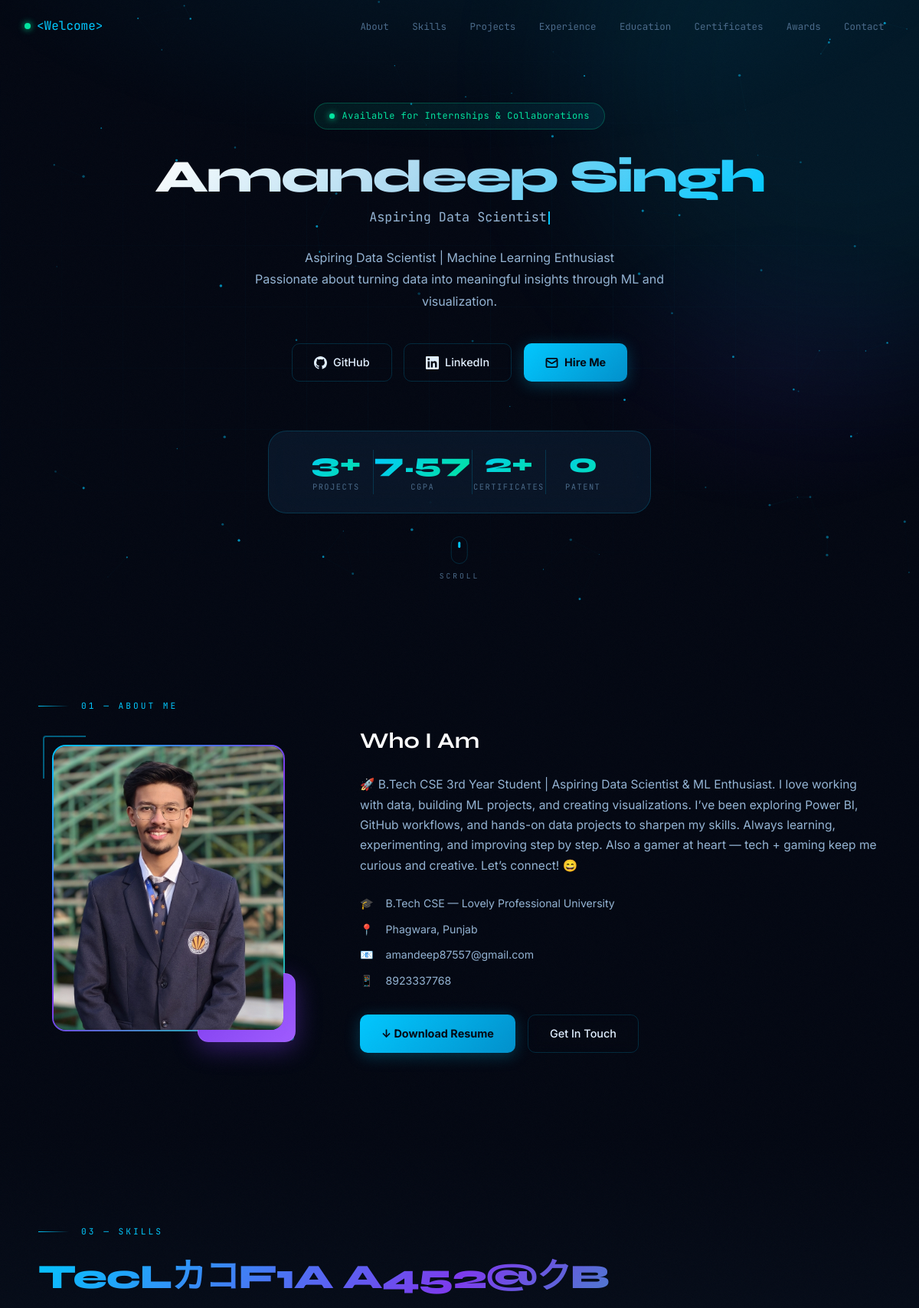
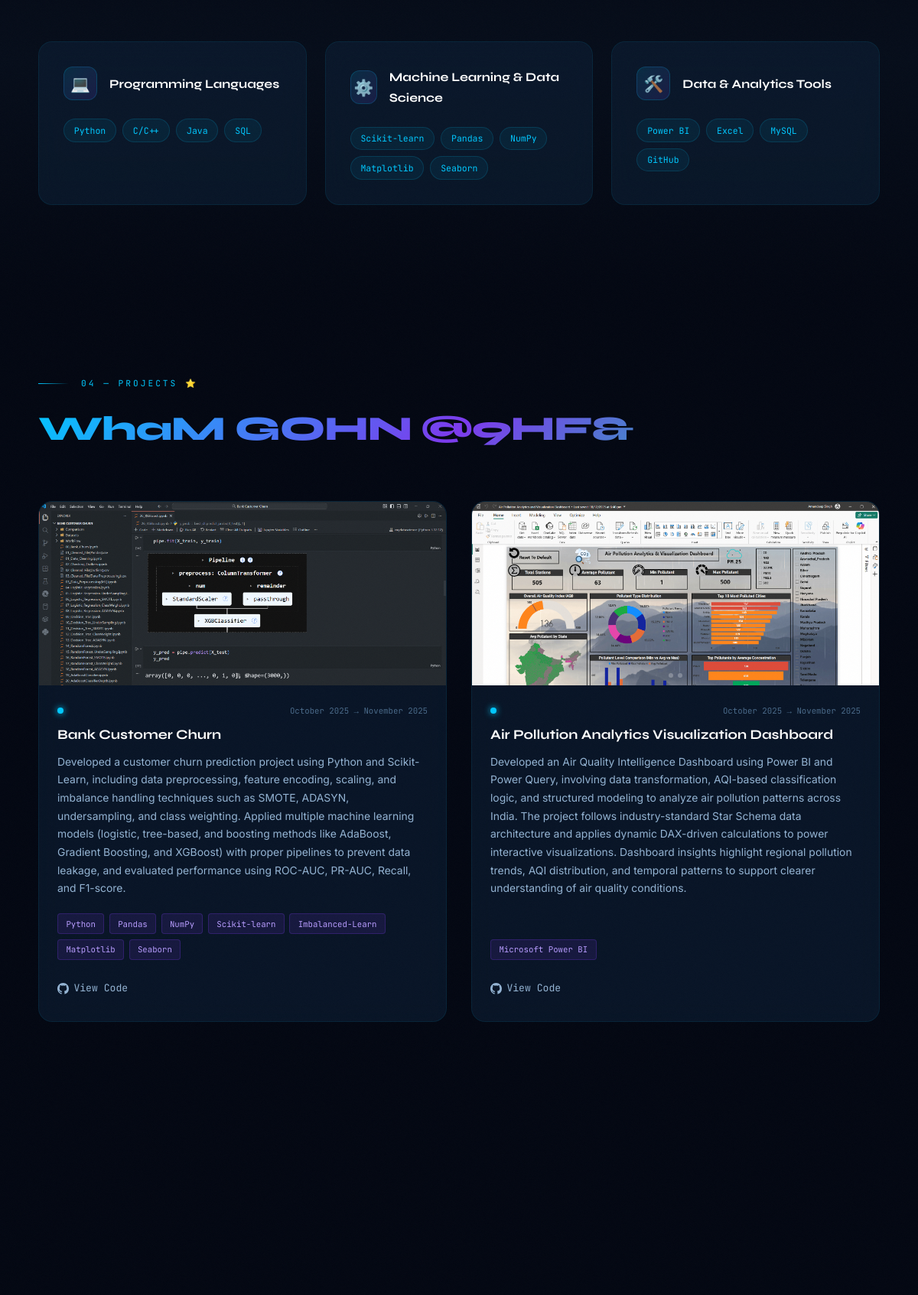
The page / (upper part) on the database its author committed (2 pictures, top to bottom).
### main/models.py (models this page shows, shortened)
class Profile(models.Model):
    name = models.CharField(max_length=100)
    title = models.CharField(max_length=200)
    bio = models.TextField()
    email = models.EmailField()
    phone = models.CharField(max_length=20, blank=True)
    location = models.CharField(max_length=100, blank=True)
    github = models.URLField(blank=True)
    linkedin = models.URLField(blank=True)
    resume = models.FileField(upload_to='resume/', blank=True)
    profile_photo = models.ImageField(upload_to='photos/', blank=True)
    cgpa = models.CharField(max_length=10, blank=True)
    career_goal = models.TextField(blank=True)
    class Meta:
        verbose_name = "Profile"

class ProjectImage(models.Model):
    project = models.ForeignKey(Project, on_delete=models.CASCADE, related_name='extra_images')
    image = models.ImageField(upload_to='projects/')
    order = models.IntegerField(default=0)
    class Meta:
        ordering = ['order']

class Project(models.Model):
    title = models.CharField(max_length=200)
    description = models.TextField()
    tech_stack = models.CharField(max_length=500)  # comma-separated
    github_link = models.URLField(blank=True)
    live_link = models.URLField(blank=True)
    image = models.ImageField(upload_to='projects/', blank=True)
    start_date = models.CharField(max_length=50, blank=True)
    end_date = models.CharField(max_length=50, blank=True)
    featured = models.BooleanField(default=False)
    order = models.IntegerField(default=0)
    def tech_list(self):
        return [t.strip() for t in self.tech_stack.split(',')]
    class Meta:
        ordering = ['order']

### main/views.py (the view)
# urls.py: path('', views.index, name='index'),
def index(request):
    profile = Profile.objects.first()
    skill_categories = SkillCategory.objects.prefetch_related('skills').all()
    projects = Project.objects.all()
    experiences = Experience.objects.all()
    educations = Education.objects.all()
    certificates = Certificate.objects.all()
    achievements = Achievement.objects.all()
    open_source = OpenSource.objects.all()
    context = {
        'profile': profile,
        'skill_categories': skill_categories,
        'projects': projects,
        'experiences': experiences,
        'educations': educations,
        'certificates': certificates,
        'achievements': achievements,
        'open_source': open_source,
    }
    return render(request, 'main/index.html', context)

### main/models.py (called while the page is built)
    def responsibilities_list(self):
        return [r.strip() for r in self.responsibilities.split('\n') if r.strip()]

    def courses_list(self):
        return [c.strip() for c in self.relevant_courses.split(',') if c.strip()]

### main/templates/main/index.html (shortened to what this page needs)
{% load static %}
<!DOCTYPE html>
<html lang="en">
<head>
  <link rel="stylesheet" href="{% static 'main/css/style.css' %}">
</head>
<body>
  <div class="orb orb-1"></div>
  <nav class="nav" id="nav">
    <div class="nav-inner">
      <a href="#hero" class="nav-logo">&lt;Welcome&gt;</a>
      <ul class="nav-links" id="navLinks">
        <li><a href="#about">About</a></li>
        <li><a href="#skills">Skills</a></li>
        <li><a href="#projects">Projects</a></li>
        <li><a href="#experience">Experience</a></li>
        <li><a href="#education">Education</a></li>
        <li><a href="#certifications">Certificates</a></li>
        <li><a href="#achievements">Awards</a></li>
        <li><a href="#contact">Contact</a></li>
      </ul>
    </div>
  </nav>
  <section class="hero" id="hero">
    <div class="hero-bg"></div>
    <div class="hero-grid"></div>
    <canvas id="particles"></canvas>
    <div class="hero-content">
      <div class="hero-badge">
        <span class="bdot"></span>
        Available for Internships &amp; Collaborations
      </div>
      <h1 class="hero-name">{% if profile %}{{ profile.name }}{% else %}Amandeep Singh{% endif %}</h1>
      <p class="hero-role" id="heroRole"></p>
      <p class="hero-desc">
        Aspiring Data Scientist | Machine Learning Enthusiast <br>
        Passionate about turning data into meaningful insights through ML and visualization.
      </p>
      <div class="hero-actions">
        {% if profile and profile.github %}
        <a href="{{ profile.github }}" target="_blank" class="btn btn-outline">
          GitHub
        </a>
        {% endif %}
        {% if profile and profile.linkedin %}
        <a href="{{ profile.linkedin }}" target="_blank" class="btn btn-outline">
          LinkedIn
        </a>
        {% endif %}
        <a href="mailto:{% if profile %}{{ profile.email }}{% else %}amandeep87557@gmail.com{% endif %}"
          class="btn btn-primary" target="_blank">
          <svg width="17" height="17" viewBox="0 0 24 24" fill="none" stroke="currentColor" stroke-width="2.5">
            <rect x="2" y="4" width="20" height="16" rx="2" />
            <path d="m22 7-8.97 5.7a1.94 1.94 0 01-2.06 0L2 7" />
          </svg>
          Hire Me
        </a>
      </div>
      <div class="hero-stats">
        <div class="stat"><span class="stat-num">4+</span><span class="stat-label">Projects</span></div>
        <div class="stat"><span class="stat-num">8.13</span><span class="stat-label">CGPA</span></div>
        <div class="stat"><span class="stat-num">3+</span><span class="stat-label">Certificates</span></div>
        <div class="stat"><span class="stat-num">1</span><span class="stat-label">Patent</span></div>
      </div>
    </div>
    <div class="hero-scroll">
      <div class="smouse"></div>
      <span>scroll</span>
    </div>
  </section>
  <section class="section" id="about">
    <div class="container">
      <div class="section-eyebrow">
        <div class="eline"></div><span class="etxt">01 — About Me</span>
      </div>
      <div class="about-wrap">
        <div class="about-photo-col">
          <div class="about-photo-frame">
            <div class="about-photo-inner">
              {% if profile and profile.profile_photo %}
              <img src="{{ profile.profile_photo.url }}" alt="{{ profile.name }}">
              {% else %}
              <div class="about-photo-placeholder">A</div>
              {% endif %}
            </div>
            <div class="about-badge">
              <span class="ab-num">8.15</span>
              <span class="ab-txt">CGPA</span>
            </div>
          </div>
        </div>
        <div class="about-text-col">
          <h2>Who I Am</h2>
          <p>{% if profile %}{{ profile.bio }}{% else %}A CSE student passionate about turning data into actionable
            insights.{% endif %}</p>
          <div class="about-details">
            <div class="drow"><span class="di">🎓</span><span>B.Tech CSE — Lovely Professional University</span></div>
            <div class="drow"><span class="di">📍</span><span>{% if profile %}{{ profile.location }}{% endif %}</span>
            </div>
            <div class="drow"><span class="di">📧</span><span>{% if profile %}{{ profile.email }}{% endif %}</span>
            </div>
            <div class="drow"><span class="di">📱</span><span>{% if profile %}{{ profile.phone }}{% endif %}</span>
            </div>
          </div>
          <div class="about-actions">
            {% if profile and profile.resume %}
            <a href="{{ profile.resume.url }}" download class="btn btn-primary">↓ Download Resume</a>
            {% endif %}
            <a href="#contact" class="btn btn-outline">Get In Touch</a>
          </div>
        </div>
      </div>
    </div>
  </section>
  <section class="section section-alt" id="skills">
    <div class="container">
      <div class="section-eyebrow">
        <div class="eline"></div><span class="etxt">03 — Skills</span>
      </div>
      <h2 class="section-title">Technical Arsenal</h2>
      <div class="skills-grid">
        {% for category in skill_categories %}
        <div class="skill-card reveal">
          <div class="sk-top">
            <div class="sk-icon">{{ category.icon }}</div>
            <h3>{{ category.name }}</h3>
          </div>
          <div class="skill-tags">
            {% for skill in category.skills.all %}
            <span class="skill-tag">{{ skill.name }}</span>
            {% endfor %}
          </div>
        </div>
        {% empty %}
        <div class="skill-card">
          <div class="sk-top">
            <div class="sk-icon">💻</div>
            <h3>Programming Languages</h3>
          </div>
          <div class="skill-tags"><span class="skill-tag">Python</span><span class="skill-tag">C/C++</span><span
              class="skill-tag">Java</span><span class="skill-tag">SQL</span></div>
        </div>
        <div class="skill-card">
          <div class="sk-top">
            <div class="sk-icon">⚙️</div>
            <h3>Machine Learning & Data Science</h3>
          </div>
          <div class="skill-tags"><span class="skill-tag">Scikit-learn</span><span class="skill-tag">Pandas</span><span
              class="skill-tag">NumPy</span><span class="skill-tag">Matplotlib</span><span
              class="skill-tag">Seaborn</span></div>
        </div>
        <div class="skill-card">
          <div class="sk-top">
            <div class="sk-icon">🛠️</div>
            <h3>Data & Analytics Tools
            </h3>
          </div>
          <div class="skill-tags"><span class="skill-tag">Power BI</span><span class="skill-tag">Excel</span><span
              class="skill-tag">MySQL</span><span class="skill-tag">GitHub</span></div>
        </div>
        {% endfor %}
      </div>
    </div>
  </section>
  <section class="section" id="projects">
    <div class="container">
      <div class="section-eyebrow">
        <div class="eline"></div><span class="etxt">04 — Projects ⭐</span>
      </div>
      <h2 class="section-title">What I've Built</h2>
      <div class="projects-grid">
        {% for project in projects %}
        <div class="project-card reveal {% if project.featured %}project-featured{% endif %}">
          {% if project.image or project.extra_images.exists %}
          <div class="carousel" id="carousel-{{ project.id }}">
            <div class="carousel-track">
              {% for ei in project.extra_images.all %}
              <div class="carousel-slide{% if not project.image and forloop.first %} active{% endif %}">
                <img src="{{ ei.image.url }}" alt="{{ project.title }}" loading="lazy">
              </div>
              {% endfor %}
            </div>
            {% with total=project.extra_images.count %}{% if total > 0 or project.image %}
            <div class="carousel-dots">
              {% for ei in project.extra_images.all %}<span class="carousel-dot"
                data-index="{{ forloop.counter }}"></span>{% endfor %}
            </div>
            {% endif %}{% endwith %}
          </div>
          {% endif %}
          <div class="project-body">
            <div class="proj-meta">
              <div class="pdot"></div>
              <div class="pdates">{{ project.start_date }}{% if project.end_date %} → {{ project.end_date }}{% endif %}
              </div>
            </div>
            <h3 class="project-title">{{ project.title }}</h3>
            <p class="project-desc">{{ project.description }}</p>
            <div class="project-tech">
              {% for tech in project.tech_list %}<span class="tech-tag">{{ tech }}</span>{% endfor %}
            </div>
            <div class="project-links">
              {% if project.github_link %}
              <a href="{{ project.github_link }}" target="_blank" class="project-link">
                View Code
              </a>
              {% endif %}
            </div>
          </div>
        </div>
        {% empty %}
        <p style="color:var(--muted);font-family:var(--fm)">No projects yet — add via Django Admin.</p>
        {% endfor %}
      </div>
    </div>
  </section>
</body>
</html>

### rows shown on the page
Profile: name "Amandeep Singh", profile_photo (picture), bio "🚀 B.Tech CSE 3rd Year Student | Aspiring Data Scientist & ML Enthusiast. I love working with data, building ML projects, and creating visualizations. I’ve been exploring Power BI, GitHub workflows, and hands-on data projects to sharpen my skills. Always learning, experimenting, and improving step by step. Also a gamer at heart — tech + gaming keep me curious and creative. Let’s connect! 😄", location "Phagwara, Punjab", email "amandeep87557@gmail.com", phone "8923337768"
Project: start_date "October 2025", end_date "November 2025", title "Bank Customer Churn", description "Developed a customer churn prediction project using Python and Scikit-Learn, including data preprocessing, feature encoding, scaling, and imbalance handling techniques such as SMOTE, ADASYN, undersampling, and class weighting. Applied multiple machine learning models (logistic, tree-based, and boosting methods like AdaBoost, Gradient Boosting, and XGBoost) with proper pipelines to prevent data leakage, and evaluated performance using ROC-AUC, PR-AUC, Recall, and F1-score.", tech_list "Python" "Pandas" "NumPy" "Scikit-learn" "Imbalanced-Learn" "Matplotlib" "Seaborn"
ProjectImage: image (picture)
Project: start_date "October 2025", end_date "November 2025", title "Air Pollution Analytics Visualization Dashboard", description "Developed an Air Quality Intelligence Dashboard using Power BI and Power Query, involving data transformation, AQI-based classification logic, and structured modeling to analyze air pollution patterns across India. The project follows industry-standard Star Schema data architecture and applies dynamic DAX-driven calculations to power interactive visualizations. Dashboard insights highlight regional pollution trends, AQI distribution, and temporal patterns to support clearer understanding of air quality conditions.", tech_list "Microsoft Power BI"
ProjectImage: image (picture)
